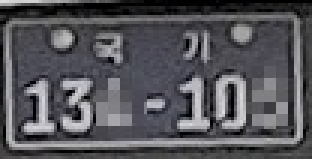
#> input picture carplate4_1.jpg, 104 x 53 px (shown 3 times larger)
$ python img_up_test.py
#> lines starting #> are read from the running program, lines starting #| are printed output that depends on the picture
import cv2
import numpy as np
import argparse
import os
import matplotlib.pyplot as plt

# 해상도 자동 조절: 너무 작으면 키우고, 너무 크면 줄이기(색 유지)
def resize_keep_range(bgr, min_side=480, max_side=1600):
    h, w = bgr.shape[:2]
    scale = 1.0
    if min(h, w) < min_side:
        scale = min_side / float(min(h, w))
    elif max(h, w) > max_side:
        scale = max_side / float(max(h, w))
    if scale != 1.0:
        bgr = cv2.resize(
            bgr, None, fx=scale, fy=scale,
            interpolation=cv2.INTER_CUBIC if scale > 1 else cv2.INTER_AREA
        )
    return bgr

# 간단 화이트밸런스(그레이월드) → 색감 안정
def grayworld_wb(bgr):
    b, g, r = cv2.split(bgr.astype(np.float32))
    mean_b, mean_g, mean_r = b.mean(), g.mean(), r.mean()
    mean_gray = (mean_b + mean_g + mean_r) / 3.0 + 1e-6
    b *= (mean_gray / mean_b); g *= (mean_gray / mean_g); r *= (mean_gray / mean_r)
    out = cv2.merge([b, g, r])
    return np.clip(out, 0, 255).astype(np.uint8)

# 사람 눈 기준 “자연스러운 컬러 화질 업” 파이프라인
def enhance_color(bgr,
                  min_side=480, max_side=1600, pad=4,
                  clahe_clip=2.0, sharp_amount=0.6,
                  denoise_h=5, sat_gain=1.07):
    # 1) 크기 자동 조절 + 약간 패딩(경계 보존)
    bgr = resize_keep_range(bgr, min_side=min_side, max_side=max_side)
    if pad > 0:
        bgr = cv2.copyMakeBorder(bgr, pad, pad, pad, pad, cv2.BORDER_REPLICATE)

    # 2) 화이트밸런스
    bgr = grayworld_wb(bgr)

    # 3) L채널(밝기)만 선명/대비 보정 → 색 번짐 방지
    lab = cv2.cvtColor(bgr, cv2.COLOR_BGR2LAB)
    L, A, B = cv2.split(lab)

    # (a) CLAHE로 로컬 대비 ↑ (문자/윤곽 살리되 과하게 X)
    clahe = cv2.createCLAHE(clipLimit=clahe_clip, tileGridSize=(8, 8))
    L = clahe.apply(L)

    # (b) 언샵 마스크로 선명도 ↑ (L만 적용)
    blur = cv2.GaussianBlur(L, (0, 0), 1.2)
    L = cv2.addWeighted(L, 1.0 + sharp_amount, blur, -sharp_amount, 0)

    lab = cv2.merge([L, A, B])
    bgr = cv2.cvtColor(lab, cv2.COLOR_LAB2BGR)

    # 4) 가벼운 컬러 노이즈 제거(문자 보존)
    bgr = cv2.bilateralFilter(bgr, d=7, sigmaColor=denoise_h*5, sigmaSpace=denoise_h*4)

    # 5) 채도 아주 살짝 ↑ (자연스러운 느낌)
    hsv = cv2.cvtColor(bgr, cv2.COLOR_BGR2HSV).astype(np.float32)
    hsv[...,1] *= sat_gain
    hsv[...,1] = np.clip(hsv[...,1], 0, 255)
    bgr = cv2.cvtColor(hsv.astype(np.uint8), cv2.COLOR_HSV2BGR)

    return bgr

def main():
    parser = argparse.ArgumentParser(description="컬러 유지 화질 업그레이드(업스케일+선명+대비+노이즈)")
    parser.add_argument("--img", default="carplate4_1.jpg", help="입력 이미지 경로")
    parser.add_argument("--out", default=None, help="출력 경로(기본: *_enhanced_color.png)")
    parser.add_argument("--min-side", type=int, default=480)
    parser.add_argument("--max-side", type=int, default=1600)
    parser.add_argument("--show", action="store_true", help="전/후 비교 표시")
    args = parser.parse_args()

    in_path = args.img
    out_path = args.out or (os.path.splitext(in_path)[0] + "_enhanced_color.png")

    bgr = cv2.imread(in_path)
#> bgr is the input picture: shape (53, 104, 3); mean B, G, R 88.9, 84.1, 84.6
    if bgr is None:
        raise FileNotFoundError(f"이미지를 읽을 수 없습니다: {in_path}")

    out = enhance_color(bgr, min_side=args.min_side, max_side=args.max_side)
#> in resize_keep_range, `bgr = cv2.resize( bgr, None, fx=scale, fy=scale, interpolation=cv2.INT..`:
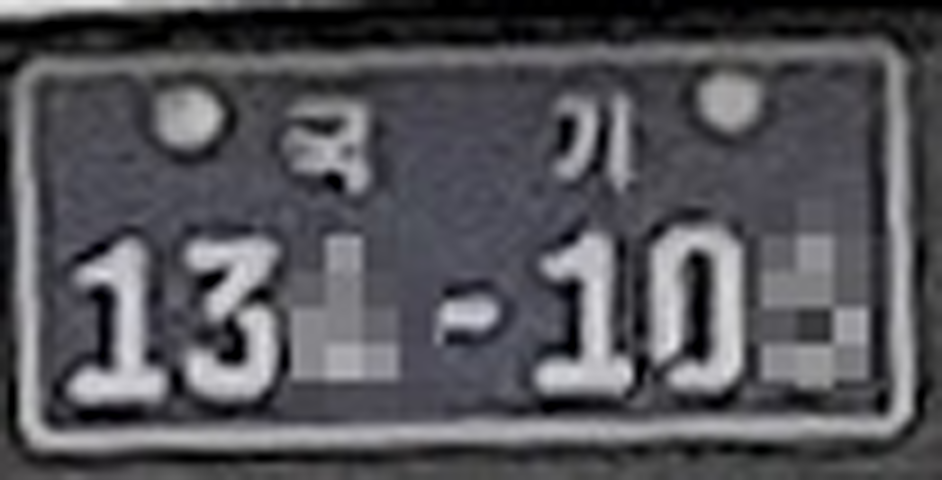
#> bgr: shape (480, 942, 3); mean of channels 0, 1, 2 88.9, 84.1, 84.6; drawn as B, G, R
#> in enhance_color, `bgr = cv2.copyMakeBorder(bgr, pad, pad, pad, pad, cv2.BORDER_REPLICATE)`:
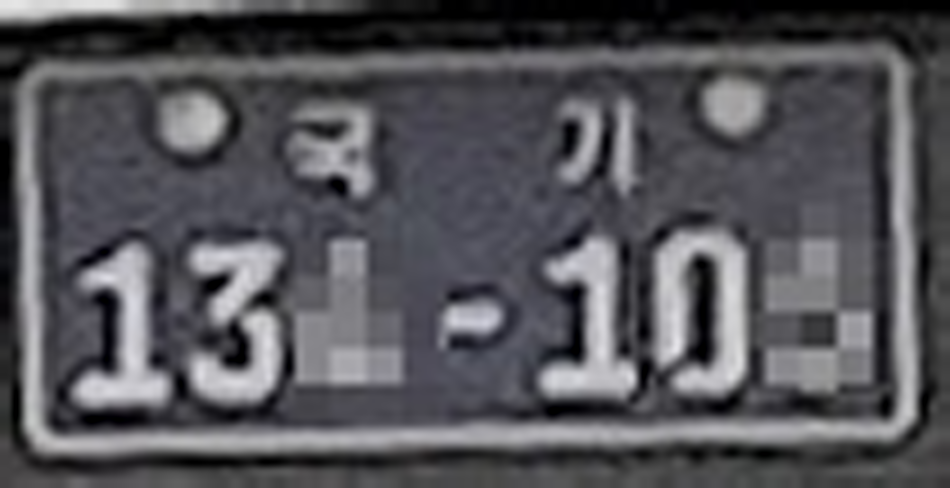
#> bgr: shape (488, 950, 3); mean of channels 0, 1, 2 88.3, 83.6, 84.1; drawn as B, G, R
#> in grayworld_wb, `mean_b, mean_g, mean_r = b.mean(), g.mean(), r.mean()`: mean_b = 88.27; mean_g = 83.6; mean_r = 84.1
#> in grayworld_wb, `mean_gray = (mean_b + mean_g + mean_r) / 3.0 + 1e-6`: mean_gray = 85.32
#> in enhance_color, `lab = cv2.cvtColor(bgr, cv2.COLOR_BGR2LAB)`: lab: shape (488, 950, 3); mean of channels 0, 1, 2 90.1, 128.1, 127.9
#> in enhance_color, `L, A, B = cv2.split(lab)`:
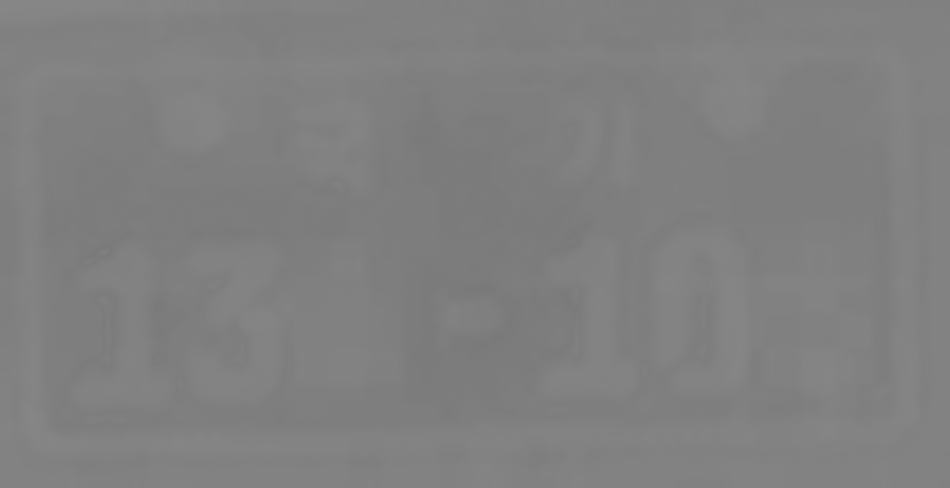
#> B: shape (488, 950); min 120, max 134, mean 127.9
#> in enhance_color, `L = clahe.apply(L)`:
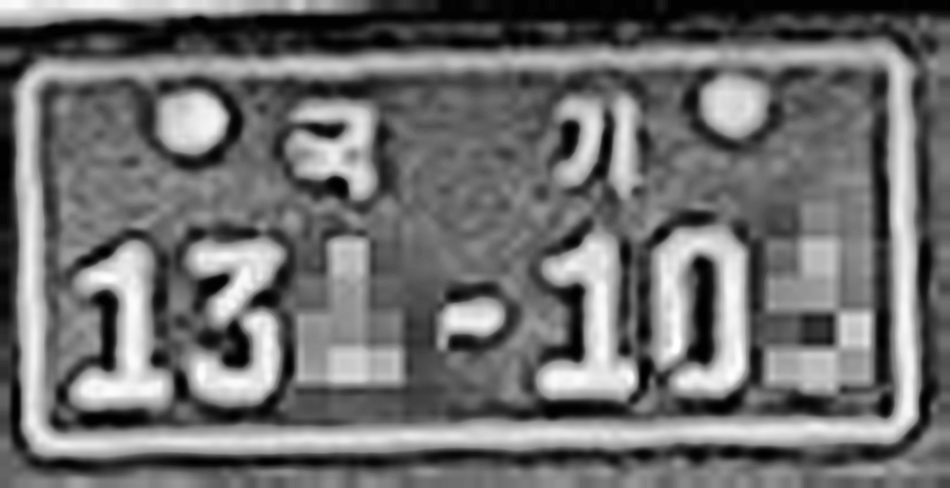
#> L: shape (488, 950); min 1, max 254, mean 110.8
#> in enhance_color, `lab = cv2.merge([L, A, B])`: lab: shape (488, 950, 3); mean of channels 0, 1, 2 110.8, 128.1, 127.9
#> in enhance_color, `hsv = cv2.cvtColor(bgr, cv2.COLOR_BGR2HSV).astype(np.float32)`:
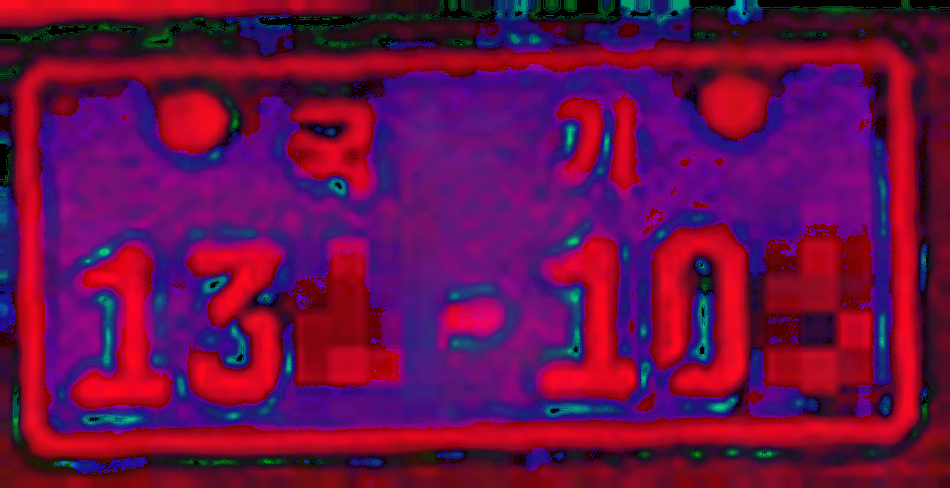
#> hsv: shape (488, 950, 3) float32; mean B, G, R 72.9, 13.3, 107.3
    cv2.imwrite(out_path, out)
    print("저장 완료 →", out_path)

    if args.show:
        rgb_in  = cv2.cvtColor(bgr, cv2.COLOR_BGR2RGB)
        rgb_out = cv2.cvtColor(out, cv2.COLOR_BGR2RGB)
        plt.figure(figsize=(10,5))
        plt.subplot(1,2,1); plt.title("Original"); plt.axis("off"); plt.imshow(rgb_in)
        plt.subplot(1,2,2); plt.title("Enhanced (Color)"); plt.axis("off"); plt.imshow(rgb_out)
        plt.tight_layout(); plt.show()

if __name__ == "__main__":
    main()

$ run again, with carplate4_3.jpg copied over carplate4_1.jpg
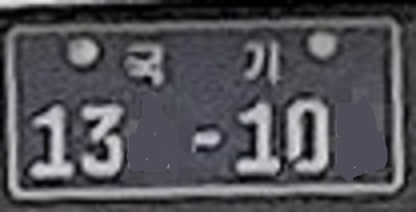
#> input picture carplate4_3.jpg, 416 x 212 px
#> in main, bgr is the input picture: shape (212, 416, 3); mean B, G, R 87, 81.7, 82.2
#> in enhance_color, `bgr = cv2.copyMakeBorder(bgr, pad, pad, pad, pad, cv2.BORDER_REPLICATE)`:
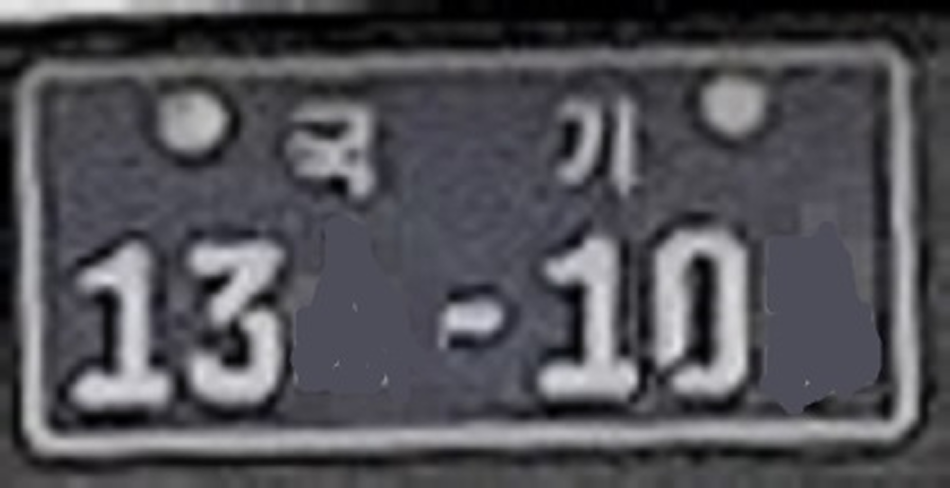
#> bgr: shape (488, 950, 3); mean of channels 0, 1, 2 86.5, 81.3, 81.7; drawn as B, G, R
#> mean_b = 86.46; mean_g = 81.29; mean_r = 81.75
#> mean_gray = 83.16
#> in enhance_color, `hsv = cv2.cvtColor(bgr, cv2.COLOR_BGR2HSV).astype(np.float32)`:
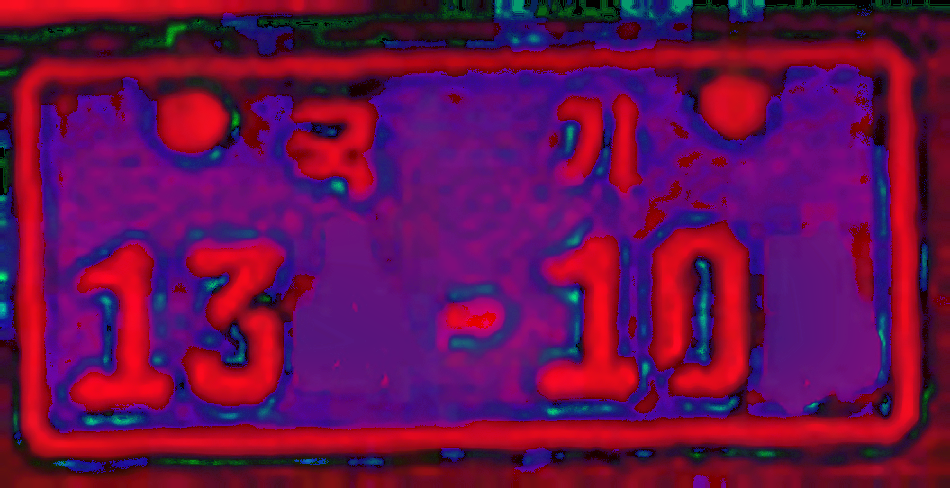
#> hsv: shape (488, 950, 3) float32; mean B, G, R 76.6, 13.7, 105.8
